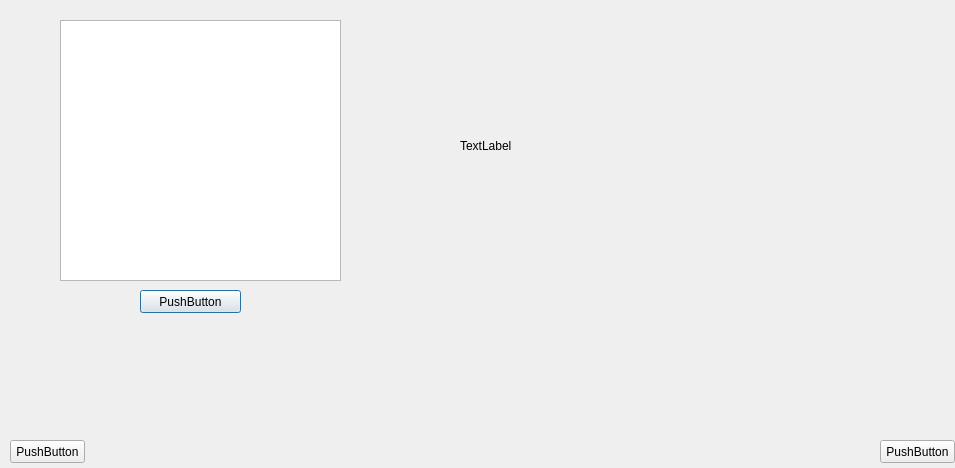
<?xml version="1.0" encoding="UTF-8"?>
<ui version="4.0">
 <class>Test</class>
 <widget class="QDialog" name="Test">
  <property name="geometry">
   <rect>
    <x>0</x>
    <y>0</y>
    <width>955</width>
    <height>468</height>
   </rect>
  </property>
  <property name="windowTitle">
   <string>Dialog</string>
  </property>
  <widget class="QListWidget" name="listWidget">
   <property name="geometry">
    <rect>
     <x>60</x>
     <y>20</y>
     <width>281</width>
     <height>261</height>
    </rect>
   </property>
  </widget>
  <widget class="QLabel" name="label">
   <property name="enabled">
    <bool>true</bool>
   </property>
   <property name="geometry">
    <rect>
     <x>460</x>
     <y>0</y>
     <width>621</width>
     <height>291</height>
    </rect>
   </property>
   <property name="text">
    <string>TextLabel</string>
   </property>
  </widget>
  <widget class="QPushButton" name="pushButton">
   <property name="geometry">
    <rect>
     <x>140</x>
     <y>290</y>
     <width>101</width>
     <height>23</height>
    </rect>
   </property>
   <property name="text">
    <string>PushButton</string>
   </property>
  </widget>
  <widget class="QPushButton" name="pushButton_2">
   <property name="geometry">
    <rect>
     <x>10</x>
     <y>440</y>
     <width>75</width>
     <height>23</height>
    </rect>
   </property>
   <property name="text">
    <string>PushButton</string>
   </property>
  </widget>
  <widget class="QPushButton" name="pushButton_3">
   <property name="geometry">
    <rect>
     <x>880</x>
     <y>440</y>
     <width>75</width>
     <height>23</height>
    </rect>
   </property>
   <property name="text">
    <string>PushButton</string>
   </property>
  </widget>
 </widget>
 <resources/>
 <connections/>
</ui>
